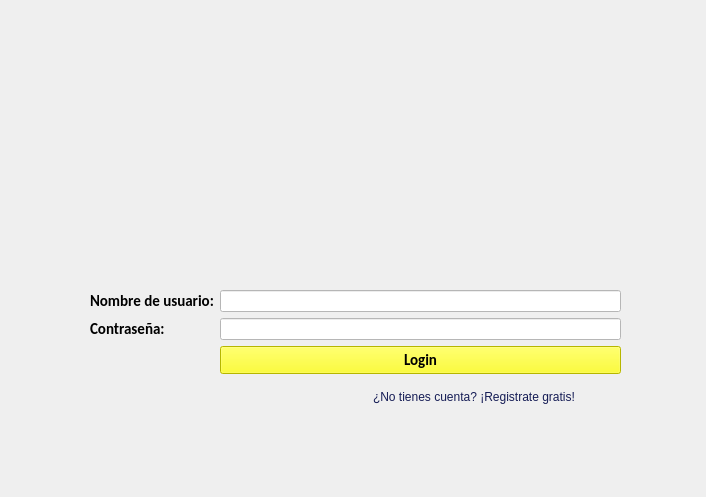
<?xml version="1.0" encoding="UTF-8"?>
<ui version="4.0">
 <class>login</class>
 <widget class="QWidget" name="login">
  <property name="geometry">
   <rect>
    <x>0</x>
    <y>0</y>
    <width>706</width>
    <height>497</height>
   </rect>
  </property>
  <property name="minimumSize">
   <size>
    <width>706</width>
    <height>497</height>
   </size>
  </property>
  <property name="maximumSize">
   <size>
    <width>706</width>
    <height>497</height>
   </size>
  </property>
  <property name="styleSheet">
   <string notr="true">#centralwidget{
background-color: rgb(0, 85, 0);
}

#formLayout{
background-color: rgb(255,255,255)
}</string>
  </property>
  <widget class="QWidget" name="verticalLayoutWidget">
   <property name="geometry">
    <rect>
     <x>0</x>
     <y>0</y>
     <width>2</width>
     <height>2</height>
    </rect>
   </property>
   <layout class="QVBoxLayout" name="verticalLayout"/>
  </widget>
  <widget class="QWidget" name="formLayoutWidget">
   <property name="geometry">
    <rect>
     <x>50</x>
     <y>290</y>
     <width>611</width>
     <height>101</height>
    </rect>
   </property>
   <layout class="QFormLayout" name="formLayout">
    <property name="leftMargin">
     <number>40</number>
    </property>
    <property name="rightMargin">
     <number>40</number>
    </property>
    <item row="0" column="0">
     <widget class="QLabel" name="label_nombre_usuario">
      <property name="font">
       <font>
        <family>Calibri</family>
        <pointsize>11</pointsize>
        <weight>75</weight>
        <bold>true</bold>
       </font>
      </property>
      <property name="text">
       <string>Nombre de usuario:</string>
      </property>
     </widget>
    </item>
    <item row="0" column="1">
     <widget class="QLineEdit" name="text_nombre_usuario">
      <property name="styleSheet">
       <string notr="true">background-color: rgb(255, 255, 255);</string>
      </property>
     </widget>
    </item>
    <item row="1" column="0">
     <widget class="QLabel" name="label_contrasenya">
      <property name="font">
       <font>
        <family>Calibri</family>
        <pointsize>11</pointsize>
        <weight>75</weight>
        <bold>true</bold>
       </font>
      </property>
      <property name="text">
       <string>Contraseña:</string>
      </property>
     </widget>
    </item>
    <item row="1" column="1">
     <widget class="QLineEdit" name="text_contrasenya">
      <property name="styleSheet">
       <string notr="true">background-color: rgb(255, 255, 255);</string>
      </property>
      <property name="echoMode">
       <enum>QLineEdit::Password</enum>
      </property>
     </widget>
    </item>
    <item row="2" column="1">
     <widget class="QPushButton" name="boton_login">
      <property name="font">
       <font>
        <family>Calibri</family>
        <pointsize>11</pointsize>
        <weight>75</weight>
        <bold>true</bold>
       </font>
      </property>
      <property name="styleSheet">
       <string notr="true">background-color: rgb(255, 255, 0);</string>
      </property>
      <property name="text">
       <string>Login</string>
      </property>
     </widget>
    </item>
   </layout>
  </widget>
  <widget class="QLabel" name="label_foto_login">
   <property name="enabled">
    <bool>true</bool>
   </property>
   <property name="geometry">
    <rect>
     <x>93</x>
     <y>90</y>
     <width>521</width>
     <height>71</height>
    </rect>
   </property>
   <property name="text">
    <string/>
   </property>
   <property name="pixmap">
    <pixmap resource="../Imagenes/imagenes.qrc">:/logo/logo.png</pixmap>
   </property>
  </widget>
  <widget class="QCommandLinkButton" name="boton_registrarse">
   <property name="geometry">
    <rect>
     <x>360</x>
     <y>380</y>
     <width>261</width>
     <height>30</height>
    </rect>
   </property>
   <property name="maximumSize">
    <size>
     <width>300</width>
     <height>30</height>
    </size>
   </property>
   <property name="palette">
    <palette>
     <active>
      <colorrole role="BrightText">
       <brush brushstyle="SolidPattern">
        <color alpha="255">
         <red>7</red>
         <green>64</green>
         <blue>229</blue>
        </color>
       </brush>
      </colorrole>
      <colorrole role="ButtonText">
       <brush brushstyle="SolidPattern">
        <color alpha="255">
         <red>21</red>
         <green>28</green>
         <blue>85</blue>
        </color>
       </brush>
      </colorrole>
     </active>
     <inactive>
      <colorrole role="BrightText">
       <brush brushstyle="SolidPattern">
        <color alpha="255">
         <red>7</red>
         <green>64</green>
         <blue>229</blue>
        </color>
       </brush>
      </colorrole>
      <colorrole role="ButtonText">
       <brush brushstyle="SolidPattern">
        <color alpha="255">
         <red>21</red>
         <green>28</green>
         <blue>85</blue>
        </color>
       </brush>
      </colorrole>
     </inactive>
     <disabled>
      <colorrole role="BrightText">
       <brush brushstyle="SolidPattern">
        <color alpha="255">
         <red>7</red>
         <green>64</green>
         <blue>229</blue>
        </color>
       </brush>
      </colorrole>
      <colorrole role="ButtonText">
       <brush brushstyle="SolidPattern">
        <color alpha="255">
         <red>21</red>
         <green>28</green>
         <blue>85</blue>
        </color>
       </brush>
      </colorrole>
     </disabled>
    </palette>
   </property>
   <property name="font">
    <font>
     <family>Segoe UI</family>
     <pointsize>9</pointsize>
     <weight>50</weight>
     <bold>false</bold>
    </font>
   </property>
   <property name="text">
    <string>¿No tienes cuenta? ¡Registrate gratis!</string>
   </property>
   <property name="icon">
    <iconset theme="network-receive">
     <normaloff>.</normaloff>.</iconset>
   </property>
   <property name="iconSize">
    <size>
     <width>0</width>
     <height>0</height>
    </size>
   </property>
  </widget>
 </widget>
 <resources>
  <include location="../Imagenes/imagenes.qrc"/>
 </resources>
 <connections/>
</ui>
